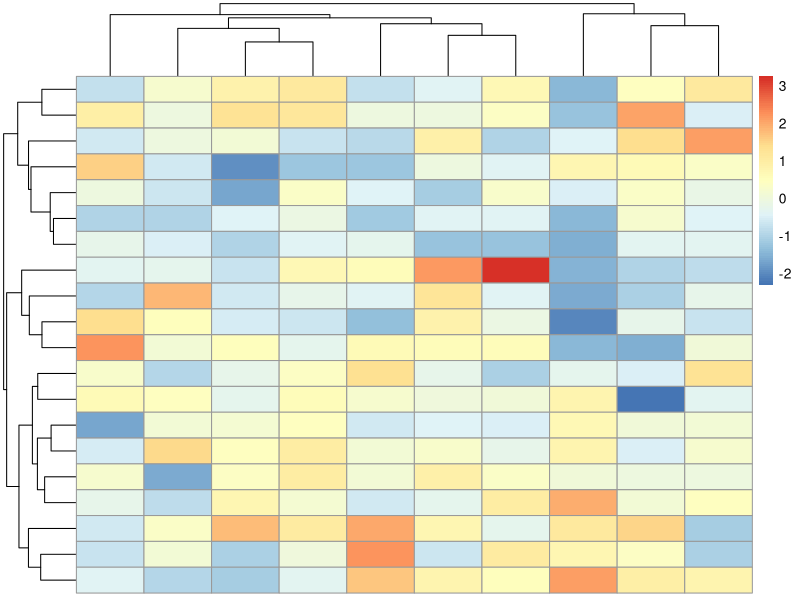
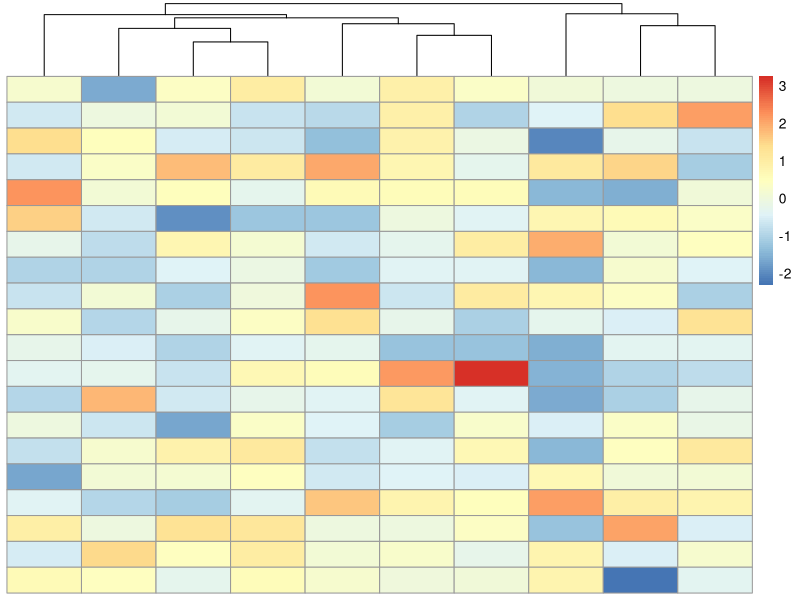

These charts were generated, in order, by the following R code: (Note: this script raises an error after producing the figures.)
#### Funciones ####

### Estructura de una Función ###
sqrt(5) # el nombre de la función es sqrt, el argumento de la función es 5, el return es el resultado de aplicar la función a ese argumento
round(10.85) # el nombre de la función es round, el argumento es 10.85, el return es el resultado de aplicar la función a esos argumentos
round(10.85, digits = 1) # el nombre de la función es round, los argumentos son 10.85 y digits = 1, el return es el resultado de aplicar la función a esos argumentos

## Ayuda de una función ##
?sqrt # abre una ventana en Ayuda (o Help). Nos indica que hace la función, cuales son sus argumentos y algunos ejemplos
?round # aquí vemos que round tiene dos arguementos, un vector numérico (x) y un valor numérico (digits) que por defecto es 0


# MINIRETO: Busca la ayuda de la función mean, ¿que pasa cuando se aplica a cada uno de estos vectores? ¿Cómo lo solucionarías?
set.seed(123)
vector1 <- rnorm(12)
vector2 <- c(12, 8, 7, NA, 5, 4, 9, 10, 8)


# SOLUCIÓN:
?mean
mean(vector1) # no hay problema
mean(vector2) # devuelve NA porque hay un NA y por defecto na.rm es FALSE
mean(vector2, na.rm = TRUE) # modificamos el argumento na.rm y ya funciona

# Esto mismo ocurre con muchas de las funciones que aplican cálculos estadísticos, por lo que ten cuidado: 
# 1) elimina siempre NA antes de aplicar la función ó 2) usa siempre el argumento na.rm = TRUE


## Argumentos ##
# Aunque ya hemos visto algo sobre los argumentos, vamos a aprender a usarlos de forma correcta. Para ello usaremos como ejemplo la función log
?log # la ayuda nos dice que hay dos argumentos: x es un vector numérico y base es un valor que indica la base sobre la que se calcula el logaritmo de x

# el uso correcto de esta función sería
log(x = 10) # si queremos el logarimto natural (base = exp(1))
log(x = 10, base = 2) # si queremos usar una base distinta a exp(1)

# sin embargo, las funciones en R leen los argumentos por orden, ya que los argumentos son x y base, podemos usar simplemente el orden
# CUIDADO: usar esto siempre que: 1) conozcamos la función y 2) la función no tenga demasiado argumentos
log(10, 2) # logaritmo en base 2 de 10
round(12.6487, 2)

# podemos mezclar entre argumentos por orden y argumentos por nombre
round(12.6546, digits = 2) # seguramente esta sea la forma más elegante de usar la función, es la más clara

# ejemplo de función que no podremos usar tan solo por orden, tiene demasiados argumentos
install.packages("pheatmap")
library(pheatmap)
?pheatmap

test = matrix(rnorm(200), 20, 10)
pheatmap(test) # genera un gráfico de un heatmap
pheatmap(test, cluster_row = FALSE) # sin clusterizar filas


### Crear Funciones ###

## Estructura ##
# nombre_funcion <- function(arg1, arg2, ...){bloque de código que indique que hace la función}

imprimir_nombre <- function(nombre, apellido){ # entre las llaves va el código
  texto <- paste("Me llamo",nombre, apellido)
  return(texto) # return se usa para devolver un resultado
}

# Lo puedo reutilizar las veces que quiera
imprimir_nombre("Juan","Arenas")
imprimir_nombre("Marta","López")
imprimir_nombre("Ana","Martínez")

# Ya que la función usa paste, que es un función vectorizada, podríamos utilizar vectores para obtener un resultado en un solo comando
imprimir_nombre(nombre = c("Juan", "Ana", "Marta"), apellido = c("Arenas", "López", "Martínez"))


# MINIRETO: Crea una función que calcule la media de un vector de números (no uses mean, usa la fórmula de la media). Llama a la función calcular_media
set.seed(123)
vector_numeros <- rnorm(12)


# SOLUCIÓN:
calcular_media <- function(x){
  suma <- sum(x, na.rm = TRUE)
  n <- length(x)
  return(suma / n)
}
calcular_media(vector_numeros)

## Buenas Prácticas ##
# Podemos diseñar las funciones como queramos pero hay una serie de buenas prácticas que deberíamos tener en cuenta

# --- Documentar la función ---
# Añadir comentarios previos a la función (o dentro de la misma), detallando datos de entrada, de salida y lo que hace

# Función: calcular_imc
# Descripción: Calcula el Índice de Masa Corporal.
# Argumentos: peso (kg), altura (metros).
# Retorna: Valor numérico del IMC.
calcular_imc <- function(peso, altura) {
  return(peso / (altura^2))
}

# --- Modularidad ---
# En ocasiones es probable que la función que estés creando sea muy grande o haga varias cosas diferentes
# En estas situaciones se recomienda modularizar la función, es decir, crear pequeñas funciones que hagan
# cosas muy concretas y sean fáciles de controlar y añadirlas todas a una o varias funciones más generales

# 1. Función para calcular el descuento
restar_descuento <- function(precio, porcentaje) {
  descuento <- precio * (porcentaje / 100)
  return(precio - descuento)
}

# 2. Función para calcular el IVA (16% en este ejemplo)
sumar_iva <- function(precio) {
  return(precio * 1.16)
}

# 3. Función Modular (utiliza las dos anteriores)
calcular_precio_final <- function(precio_base, tasa_descuento) {
  # Primero llamamos a la función de descuento
  precio_con_descuento <- restar_descuento(precio_base, tasa_descuento)
  
  # Luego, sobre ese resultado, aplicamos el IVA
  precio_final <- sumar_iva(precio_con_descuento)
  
  return(precio_final)
}

# --- Probando el sistema ---
resultado <- calcular_precio_final(precio_base = 100, tasa_descuento = 10)
print(paste("El precio final es:", resultado))


# --- Testing ---
# Siempre prueba tu función con valores extremos (NA, NULL etc)

# --- Estructuras de Control ---
# Dentro de las funciones debemos incluir estructuras de control que nos aseguren que la función se ejecuta correctamente
calcular_precio_final <- function(precio_base, tasa_descuento){
  if (!is.numeric(precio_base)){ # si precio_base NO es numérico
    message("'precio_base' debe ser una variable numérica, prueba de nuevo") # también puede ser un print
    return() # devuelve un NULL
  }
  
  if (!is.numeric(tasa_descuento)){ # si precio_base NO es numérico
    stop("'tasa_descuento' debe ser una variable numérica, prueba de nuevo") # esto devuelve un mensaje similar pero con la palabra error
    # En este caso no se devuelve nada, stop para la ejecución
    # También se puede usar warning, pero esto no para la ejecución
  }
  
  # Primero llamamos a la función de descuento
  precio_con_descuento <- restar_descuento(precio_base, tasa_descuento)
  
  # Luego, sobre ese resultado, aplicamos el IVA
  precio_final <- sumar_iva(precio_con_descuento)
  
  return(precio_final)
}

calcular_precio_final(precio_base = "100", tasa_descuento = "10")
calcular_precio_final(precio_base = 100, tasa_descuento = "10")
calcular_precio_final(precio_base = 100, tasa_descuento = 10)

# MINIRETO:
# Situación: Una pequeña librería necesita automatizar el cálculo del valor de su stock.
# Para ello, debes crear un sistema modular siguiendo las buenas prácticas aprendidas.

# 1. Crea una función llamada 'calcular_valor_producto'. 
#    - Debe recibir dos argumentos: 'cantidad' y 'precio_unitario'.
#    - Debe retornar el producto de ambos.
#    - No olvides documentarla (descripción, argumentos y retorno).

# 2. Crea una función llamada 'aplicar_merma'.
#    - Debe recibir el 'valor_total' y un 'porcentaje_merma' (pérdidas por deterioro).
#    - Debe restar dicho porcentaje al valor total y retornar el resultado.

# 3. Crea una función principal llamada 'gestion_stock'.
#    - Debe recibir: 'unidades', 'precio' y 'porcentaje'.
#    - Dentro de la función, utiliza estructuras de control (if) para validar:
#      a) Que 'unidades' sea un valor numérico
#      b) Que 'precio' sea un valor numérico 
#    - La función debe llamar internamente a las dos funciones anteriores para 
#      obtener el valor neto final tras aplicar la merma.

# 4. Prueba la función principal con un caso de éxito (p.ej. 10 unidades a 20€ con 5% de merma) 
#    y con un caso de error (introduciendo un texto en lugar de un número).



# SOLUCIÓN:
# 1. Función: calcular_valor_producto
# Descripción: Calcula el valor total de un producto según existencias.
# Argumentos: cantidad (unidades), precio_unitario (moneda).
# Retorna: Valor total numérico.
calcular_valor_producto <- function(cantidad, precio_unitario) {
  return(cantidad * precio_unitario)
}

# 2. Función: aplicar_merma
# Descripción: Resta un porcentaje de pérdida al valor total.
# Argumentos: valor_total, porcentaje_merma.
# Retorna: Valor neto tras la reducción.
aplicar_merma <- function(valor_total, porcentaje_merma) {
  descuento <- valor_total * (porcentaje_merma / 100)
  return(valor_total - descuento)
}

# 3. Función Modular: gestion_stock
# Descripción: Integra el cálculo de valor y merma con validación de datos.
# Argumentos: unidades, precio, porcentaje.
# Retorna: Valor final del stock.
gestion_stock <- function(unidades, precio, porcentaje) {
  
  # Validación de 'unidades'
  if (!is.numeric(unidades)) {
    stop("'unidades' debe ser una variable numérica, prueba de nuevo")
  }
  
  # Validación de 'precio'
  if (!is.numeric(precio)) {
    stop("'precio' debe ser una variable numérica, prueba de nuevo")
  }
  
  # Proceso modular
  valor_bruto <- calcular_valor_producto(unidades, precio)
  valor_neto <- aplicar_merma(valor_bruto, porcentaje)
  
  return(valor_neto)
}

# 4. --- Testing del sistema ---

# Caso de éxito
resultado_exito <- gestion_stock(unidades = 10, precio = 20, porcentaje = 5)
print(paste("El valor neto del stock es:", resultado_exito))

# Caso de error con stop (unidades como texto)
gestion_stock(unidades = "10", precio = 20, porcentaje = 5)


## Lógica de las Funciones ##
# Sabemos como crear una función, pero... ¿que lógica debemos seguir para crear una función?
# ADVERTENCIA: Es un consejo personal de como suelo hacerlo yo, seguro hay maneras diferentes y mejores

# Ejemplo 1: Estandarización de nombres de usuario
# En una base de datos de recursos humanos, los nombres han llegado con espacios
# extra y mezclas de mayúsculas y minúsculas. 
# Crea una función llamada 'normalizar_usuario' que reciba una cadena de texto, 
# elimine los espacios en blanco a los extremos (usando trimws) y convierta 
# todo el texto a minúsculas (usando tolower).

# Paso 1: Crear un ejemplo de testing
nombre = "    JuAn     " # creamos un ejemplo que contenga todas las particularidades, es como ponernos en el peor escenario
# Paso 2: que pasos debo hacer?
# como elimino espacios?
nombre_trim <- trimws(nombre)
# como transforme a minusculas?
nombre_minus <- tolower(nombre_trim)
# Paso 3: colapsar código
# es posible colapsar algo de código sin generar líneas muy extensas
nombre_minus <- tolower(trimws(nombre)) # esto sería el bloque de la función

# Los pasos 1, 2 y 3 se deberían repetir siempre y cuando haya variantes en el código. 
# Como en este caso es algo simple, solo necesitaremos comprobarlos una vez.

# Paso 4: crear la función
normalizar_usuario <- function(nombre){
  nombre_minus <- tolower(trimws(nombre))
  return(nombre_minus)
}

# Paso 5: Testing. probar varias variantes
normalizar_usuario("juan")
normalizar_usuario("Juan")
normalizar_usuario("   juan")


# Ejemplo 2: Conversor de divisas con valor por defecto
# Imagina que trabajas en un departamento financiero y necesitas convertir 
# presupuestos de dólares a euros.
# Crea una función llamada 'convertir_a_euros' que reciba una cantidad en dólares
# y un tipo de cambio. El tipo de cambio debe tener un valor por defecto de 0.92.
# La función debe devolver la cantidad resultante.

# Paso 1: Crear un ejemplo de testing
dolares <- 10
cambio <- 0.92
# Paso 2: que pasos debo hacer?
# pasar de dólares a euros
euros <- dolares * cambio
# Paso 3: colapsar código
# ya de por si el código es muy simple

# Los pasos 1, 2 y 3 se deberían repetir siempre y cuando haya variantes en el código. 
# Como en este caso es algo simple, solo necesitaremos comprobarlos una vez.

# Paso 4: crear la función
convertir_a_euros <- function(dolares, cambio = 0.92){
  euros <- dolares * cambio
  return(euros)
}

# Paso 5: Testing. probar varias variantes
convertir_a_euros(100)
convertir_a_euros(100, cambio = 0.9)
convertir_a_euros(10.85, cambio = 0.85)


# Ejemplo 3: Cálculo de margen de beneficio (Vectorización)
# Una empresa de retail necesita calcular rápidamente el beneficio neto de 
# varios productos.
# Crea una función llamada 'calcular_beneficio' que reciba dos argumentos: 
# un vector de precios de venta y un vector de costes de adquisición. 
# La función debe restar el coste al precio de venta para obtener el beneficio.
# Prueba la función pasando dos vectores de la misma longitud: 
# precios <- c(100, 250, 500) y costes <- c(60, 150, 420).

# Paso 1: Crear un ejemplo de testing
precios <- c(100, 250, 500)
costes <- c(60, 150, 420)
# Paso 2: que pasos debo hacer?
# calcular beneficios
beneficios <- precios - costes
# calcular beneficio total
total <- sum(beneficios)
# Paso 3: colapsar código
# ya de por si el código es muy simple

# Los pasos 1, 2 y 3 se deberían repetir siempre y cuando haya variantes en el código. 
# Como en este caso es algo simple, solo necesitaremos comprobarlos una vez.

# Paso 4: crear la función
calcular_beneficio <- function(precios, costes){
  beneficios <- precios - costes
  total <- sum(beneficios)
  return(total)
}

# Paso 5: Testing. probar varias variantes
calcular_beneficio(precios, costes)
calcular_beneficio(c(10, 20), c(5, 2, 1)) # WARNING: vectores de longitud distinta


# Ejercicio 4: Flujo modular de gestión de inventario
# Vamos a crear un sistema modular para gestionar el stock de un almacén.
# Para ello, sigue estos tres pasos creando funciones independientes:
#
# A. Crea una función 'ajustar_stock' que reciba un vector de stock actual 
#    y le reste una cantidad fija de unidades vendidas.
#
# B. Crea una función 'formatear_referencia' que reciba un código numérico 
#    y una categoría, y devuelva una etiqueta usando paste0 de este tipo: 
#    "REF-CATEGORIA-CODIGO" (la categoría debe aparecer en mayúsculas).
#
# C. Crea una función 'generar_alerta' que reciba el stock final y el nombre 
#    de la referencia formateada, y devuelva un mensaje de texto que diga: 
#    "Producto [NOMBRE_REF] actualizado. Stock restante: [VALOR]". Por defecto 
#    la venta será de 1 unidad.
#
# Al finalizar, ejecuta el flujo completo usando un stock inicial de 50, 
# para la categoría "muebles" y el código 105.

# En este caso podemos dividir la función en módulos más pequeños. Tenemos dos opciones
# 1. si tenemos claro como hacerlo, programamos primero los módulos y luego la 
# función principal (generar_alerta)

# PARTE 1
# Paso 1: Crear un ejemplo de testing
stock_inicial <- 50
venta <- 1
# Paso 2: que pasos debo hacer?
# calcular stock
stock_final <- stock_inicial - venta
# Paso 3: colapsar código
# ya de por si el código es muy simple

# Los pasos 1, 2 y 3 se deberían repetir siempre y cuando haya variantes en el código. 
# Como en este caso es algo simple, solo necesitaremos comprobarlos una vez.

# Paso 4: crear la función
ajustar_stock <- function(stock_inicial, venta){
  stock_final <- stock_inicial - venta
  return(stock_final)
}

# Paso 5: Testing. probar varias variantes
ajustar_stock(50, 1)

# PARTE 2
# Paso 1: Crear un ejemplo de testing
categoria <- "muebles"
codigo <- 105
# Paso 2: que pasos debo hacer?
# formatear la referencia
paste("REF",toupper(categoria),codigo, sep = "-")
# Paso 3: colapsar código
# ya de por si el código es muy simple

# Los pasos 1, 2 y 3 se deberían repetir siempre y cuando haya variantes en el código. 
# Como en este caso es algo simple, solo necesitaremos comprobarlos una vez.

# Paso 4: crear la función
formatear_referencia <- function(categoria, codigo){
  formato <- paste("REF",toupper(categoria),codigo, sep = "-")
  return(formato)
}

# Paso 5: Testing. probar varias variantes
formatear_referencia("muebles", 105)

# PARTE 3
# Paso 1: Crear un ejemplo de testing
categoria <- "muebles"
codigo <- 105
stock_inicial <- 50
venta <- 1
# Paso 2: que pasos debo hacer?
# ajustar stock
stock_final <- ajustar_stock(stock_inicial, venta)
# formatear código
formato <- formatear_referencia(categoria, codigo)
# mensaje
mensaje <- paste("Producto", formato,"actualizado. Stock restante:", stock_final)
# Paso 3: colapsar código
# ya de por si el código es muy simple, ya lo tenemos modularizado

# Los pasos 1, 2 y 3 se deberían repetir siempre y cuando haya variantes en el código. 
# Como en este caso es algo simple, solo necesitaremos comprobarlos una vez.

# Paso 4: crear la función
generar_alerta <- function(stock_inicial, categoria, codigo, venta = 1){
  # ajustar stock
  stock_final <- ajustar_stock(stock_inicial, venta)
  # formatear código
  formato <- formatear_referencia(categoria, codigo)
  # mensaje: "Producto [NOMBRE_REF] actualizado. Stock restante: [VALOR]"
  mensaje <- paste("Producto", formato,"actualizado. Stock restante:", stock_final)
  return(mensaje)
}

# Paso 5: Testing. probar varias variantes
generar_alerta(50, "muebles", 105)

# 2. si no tenemos muy claro como hacer la función, intentamos hacerla completa, sin modular
# Paso 1: Crear un ejemplo de testing
categoria <- "muebles"
codigo <- 105
stock_inicial <- 50
venta <- 1
# Paso 2: que pasos debo hacer?
# ajustar stock
stock_final <- stock_inicial - venta
# formatear código
formato <- paste("REF",toupper(categoria),codigo, sep = "-")
# mensaje
mensaje <- paste("Producto", formato,"actualizado. Stock restante:", stock_final)
# Paso 3: colapsar código
# en este punto ya podemos valorar la necesidad de crear funciones modulares

# Paso 4: crear la función
generar_alerta <- function(stock_inicial, categoria, codigo, venta = 1){
  # ajustar stock
  stock_final <- stock_inicial - venta # decidir si esto se puede modular, si se puedo crear una función
  # formatear código
  formato <- paste("REF",toupper(categoria),codigo, sep = "-") # decidir si esto se puede modular, si se puede crear una función
  # mensaje
  mensaje <- paste("Producto", formato,"actualizado. Stock restante:", stock_final) # decidir si esto se puede modular, si se puede crear una función
  return(mensaje)
}

# Paso 5: Testing. probar varias variantes
generar_alerta(50, "muebles", 105)



##########################################################
# EJERCICIOS DE REFUERZO: FUNCIONES EN R #
##########################################################

# Ejercicio 1: Exploración de funciones estadísticas en campo
# Situación: Has registrado la altura de 10 ejemplares de una planta endémica.
# Uno de los datos se perdió (NA).
# 1. Crea un vector llamado 'alturas' con los valores: 1.25, 0.82, 1.54, NA, 1.11, 1.32, 0.93, 1.47, 1.08, 1.29
# 2. Usa la ayuda (?) para investigar la función 'range'.
# 3. Calcula el rango de alturas evitando que el valor NA invalide el resultado.
# 4. Redondea el resultado de la media de estas alturas a un solo decimal usando la función 'round'.





# Ejercicio 1
?range
alturas <- c(1.25, 0.82, 1.54, NA, 1.11, 1.32, 0.93, 1.47, 1.08, 1.29)
round(range(alturas, na.rm = TRUE), 1)


# Ejercicio 2: Entendiendo los argumentos por orden vs. nombre
# Situación: Queremos calcular el logaritmo de la biomasa de una parcela para normalizar los datos.
# 1. Imagina que la biomasa es 150. Calcula su logaritmo en base 10 de tres formas distintas:
#    a) Especificando los nombres de los argumentos (x y base).
#    b) Usando solo el orden de los argumentos.
#    c) Mezclando el primer argumento por orden y el segundo por nombre.





# Ejercicio 2
biomasa <- 150
log(x = biomasa, base = 10)
log(biomasa, 10)
log(biomasa, base = 10)



# Ejercicio 3: Función básica de conversión de unidades
# Situación: En los muestreos de agua, la temperatura se toma a veces en Fahrenheit, 
# pero necesitamos Celsius para el informe.
# 1. Crea una función llamada 'farenheit_a_celsius'.
# 2. La fórmula es: (farenheit - 32) * (5 / 9).
# 3. La función debe recibir el argumento 'temp_f' y retornar el valor convertido.
# 4. Prueba la función con 32, 68 y 100 grados Fahrenheit.





# Ejercicio 3
farenheit_a_celsius <- function(temp_f){
  temp_c <- (temp_f - 32) * (5 / 9)
  return(temp_c)
}
farenheit_a_celsius(32)
farenheit_a_celsius(68)
farenheit_a_celsius(100)
